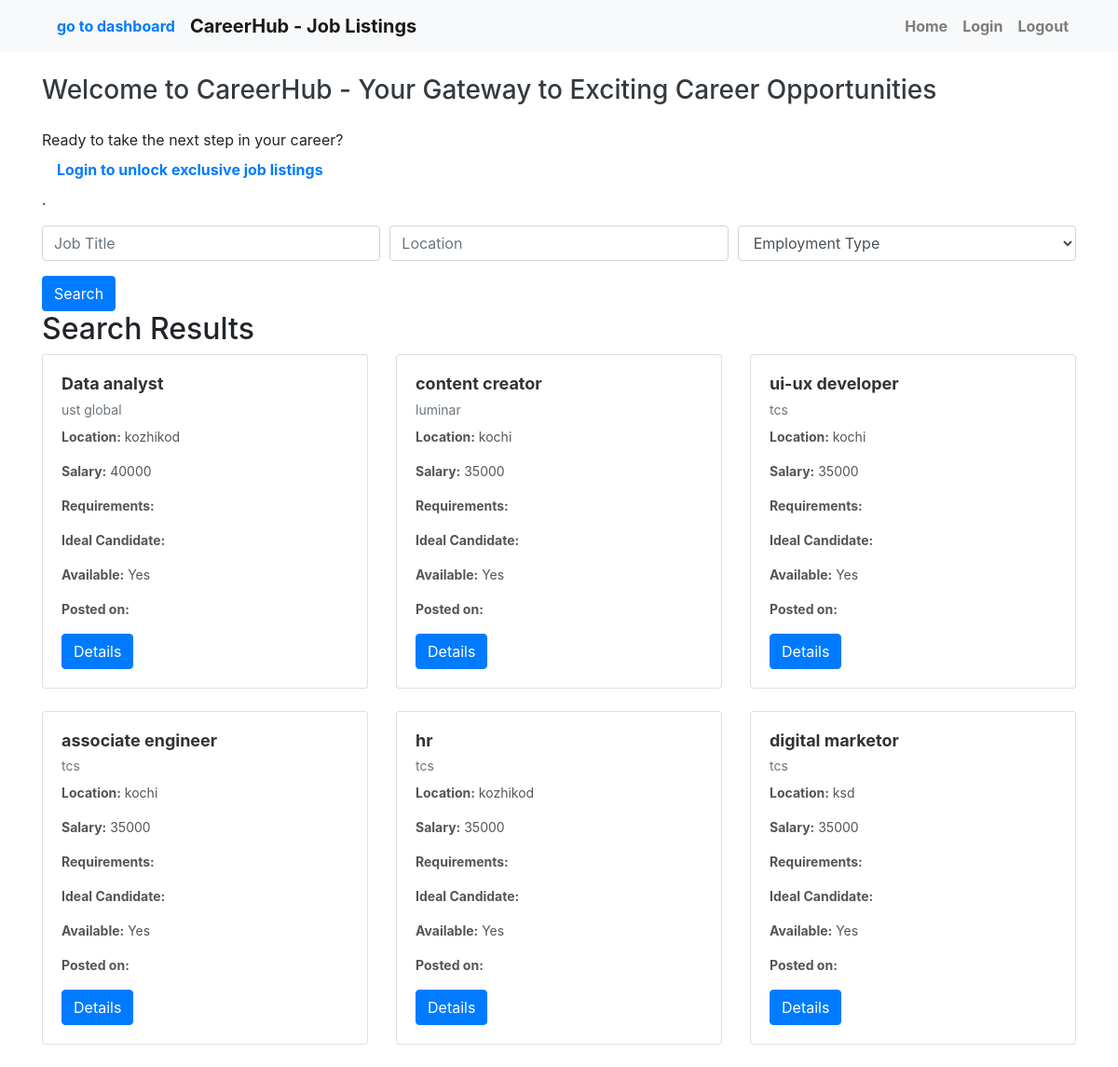
Before: / with the older database file.
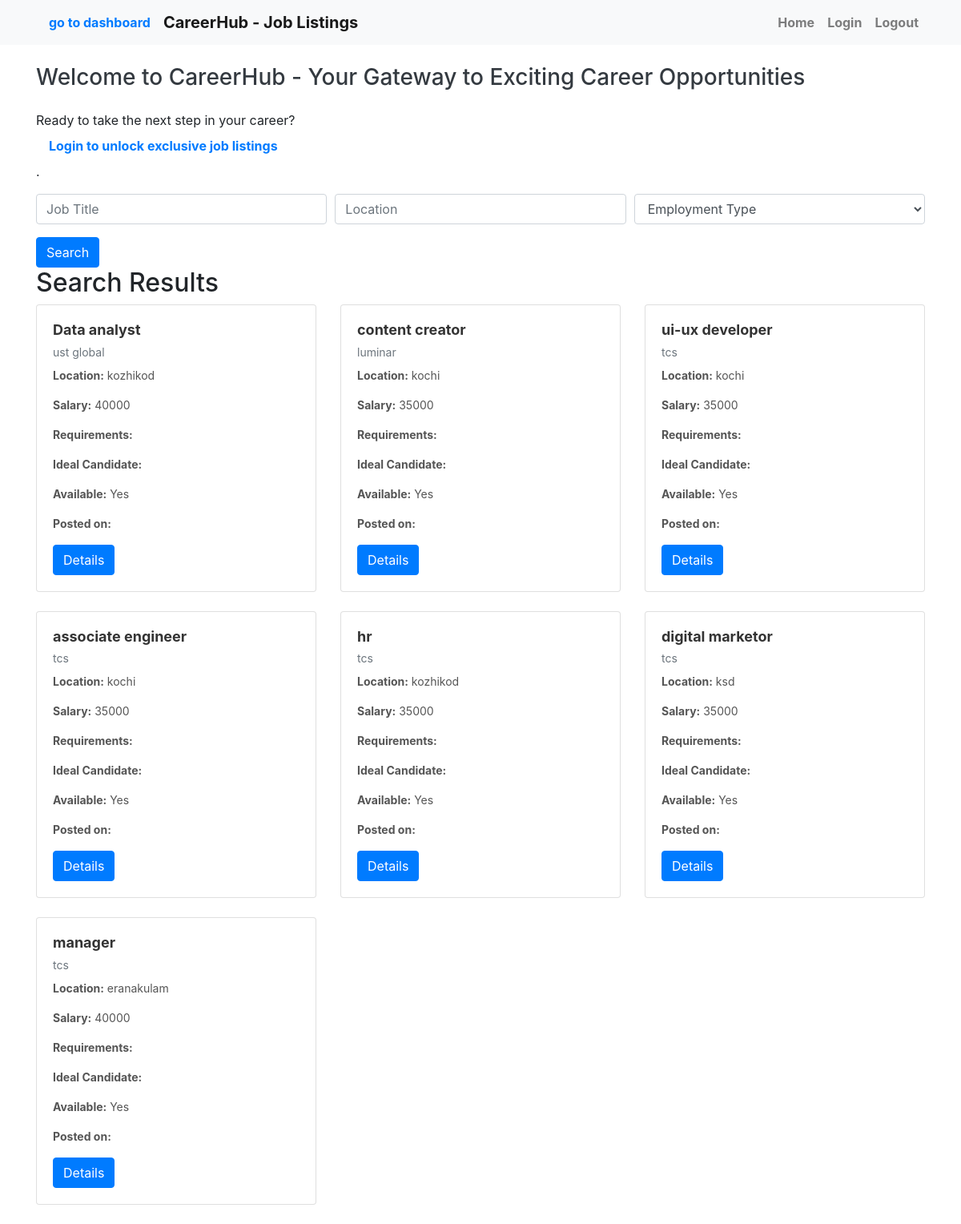
After: the same page with the newer database file.
### job/models.py (models this page shows, shortened)
class Job (models.Model):
    user = models. ForeignKey (User, on_delete=models.CASCADE)
    company = models. ForeignKey (Company, on_delete=models.CASCADE)
    title = models. CharField(max_length=100)
    location = models. CharField(max_length=100)
    salary = models. PositiveIntegerField(default=35000)
    is_available=models.BooleanField(default=True)
    timestamb=models.DateTimeField(auto_now_add=True)
    job_description = models.TextField(null=True,blank=True)
    required_qualifications = models.CharField(max_length=50,null=True,blank=True)
    responsibilities = models.TextField(null=True,blank=True)
    application_Deadline = models.DateField(null=True,blank=True)
    option = (('Full-time', 'Full-time'), ('Part-time', 'Part-time'), ('Contract', 'Contract'), ('etc', 'etc'))
    Employment_Type = models.CharField(choices=option, max_length=20,null=True,blank=True)
    Company_Benefits = models.TextField(null=True,blank=True)
    How_to_Apply = models.TextField(null=True,blank=True)
    cover_letter=models.CharField(max_length=20,null=True,blank=True)
    status_choices = (('Accepted', 'Accepted'),
                      ('Declined', 'Declined'),
                      ('Pending', 'Pending'))
    status = models.CharField(max_length=20, choices=status_choices,null=True)

### company/models.py (models this page shows)
class Company(models.Model):
    user = models. OneToOneField(User, on_delete=models.CASCADE)
    name = models. CharField(max_length=100,null=True,blank=True)
    est_date = models. PositiveIntegerField(null=True,blank=True)
    city = models. CharField(max_length=100,null=True,blank=True)
    state = models. CharField(max_length=100,null=True,blank=True)
    def __str__(self):
        return self.name

### website/views.py (the view)
# urls.py: 2. Add a URL to urlpatterns:  path('', views.home, name='home')
def home (request):
    jobs=Job.objects.filter(is_available=True).order_by('timestamb')
    context = {'jobs':jobs}
    return render (request, 'website/home.html',context)

### templates/website/home.html (shortened to what this page needs)
<!DOCTYPE html>
<html lang="en">
<head>
  <link rel="stylesheet" href="https://stackpath.bootstrapcdn.com/bootstrap/4.5.2/css/bootstrap.min.css">
<link rel="stylesheet" href="https://stackpath.bootstrapcdn.com/bootstrap/4.5.2/css/bootstrap.min.css">
</head>
<body>
  <nav class="navbar navbar-expand-lg navbar-light bg-light">
    <div class="container">
      <a class="nav-link" href="{% url 'dashboard' %}">go to dashboard</a>
      <a class="navbar-brand" href="#">CareerHub - Job Listings</a>
      <div class="collapse navbar-collapse" id="navbarNav">
        <ul class="navbar-nav ml-auto">
          <li class="nav-item">
            <a class="nav-link" href="#">Home</a>
          </li>
          <li class="nav-item">
            <a class="nav-link" href="{% url 'login' %}">Login</a>
          </li>
          <li class="nav-item">
            <a class="nav-link" href="{% url 'logout' %}">Logout</a>
          </li>
        </ul>
      </div>
    </div>
  </nav>
  <div class="container">
    <h3 class="my-4 text-dark">Welcome to CareerHub - Your Gateway to Exciting Career Opportunities</h3>
    <p>Ready to take the next step in your career? <a class="nav-link" href="{% url 'login' %}">Login to unlock exclusive job listings</a>.</p>
    <form class="search-form" action="{% url 'search' %}" method="GET">
      <div class="form-row">
        <div class="form-group col-md-4">
          <input type="text" class="form-control" name="job_title" placeholder="Job Title">
        </div>
        <div class="form-group col-md-4">
          <input type="text" class="form-control" name="job_location" placeholder="Location">
        </div>
        <div class="form-group col-md-4">
          <select class="form-control" name="employment_type">
            <option value="">Employment Type</option>
          </select>
        </div>
      </div>
      <button type="submit" class="btn btn-primary">Search</button>
    </form>
    {% if jobs %}
    <h2>Search Results</h2>
    <div class="row">
      {% for job in jobs %}
      <div class="col-md-4 mb-4">
        <div class="card">
          <div class="card-body job-details">
            <h5 class="card-title job-title">{{ job.title }}</h5>
            <p class="card-subtitle mb-2 text-muted">{{ job.company }}</p>
            <p><strong>Location:</strong> {{ job.location }}</p>
            <p><strong>Salary:</strong> {{ job.salary }}</p>
            <p><strong>Requirements:</strong> {{ job.requirements }}</p>
            <p><strong>Ideal Candidate:</strong> {{ job.ideal_candidate }}</p>
            <p><strong>Available:</strong> {% if job.is_available %}Yes{% else %}No{% endif %}</p>
            <p><strong>Posted on:</strong> {{ job.timestamp }}</p>
            <a href="{% url 'job-details' job.id %}" class="btn btn-primary">Details</a>
          </div>
        </div>
      </div>
      {% endfor %}
    </div>
    {% endif %}
  </div>
</body>
</html>

Changed rows visible on the page:
added Job: title "manager", company "tcs", location "eranakulam", salary "40000", is_available "Yes"
